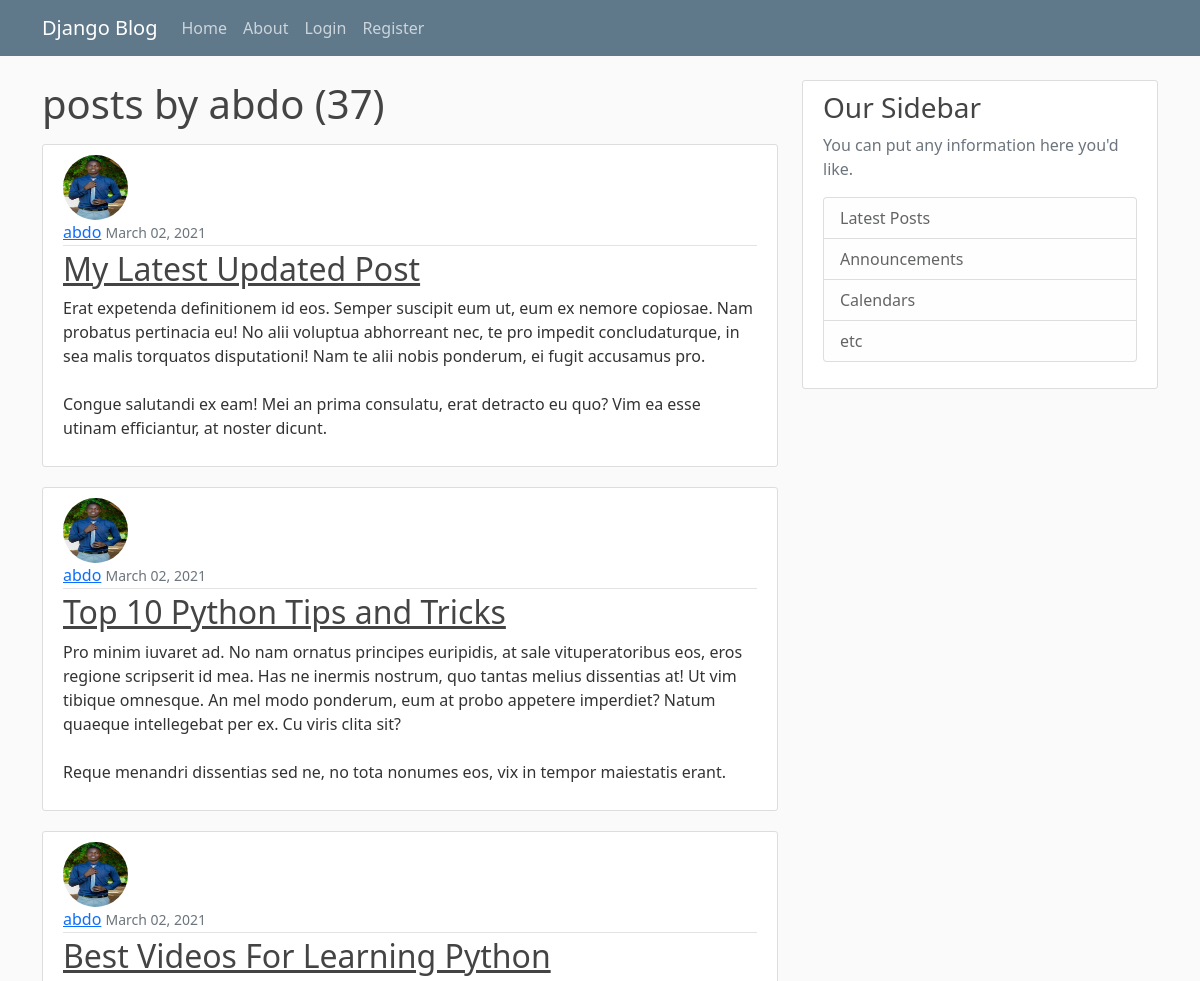
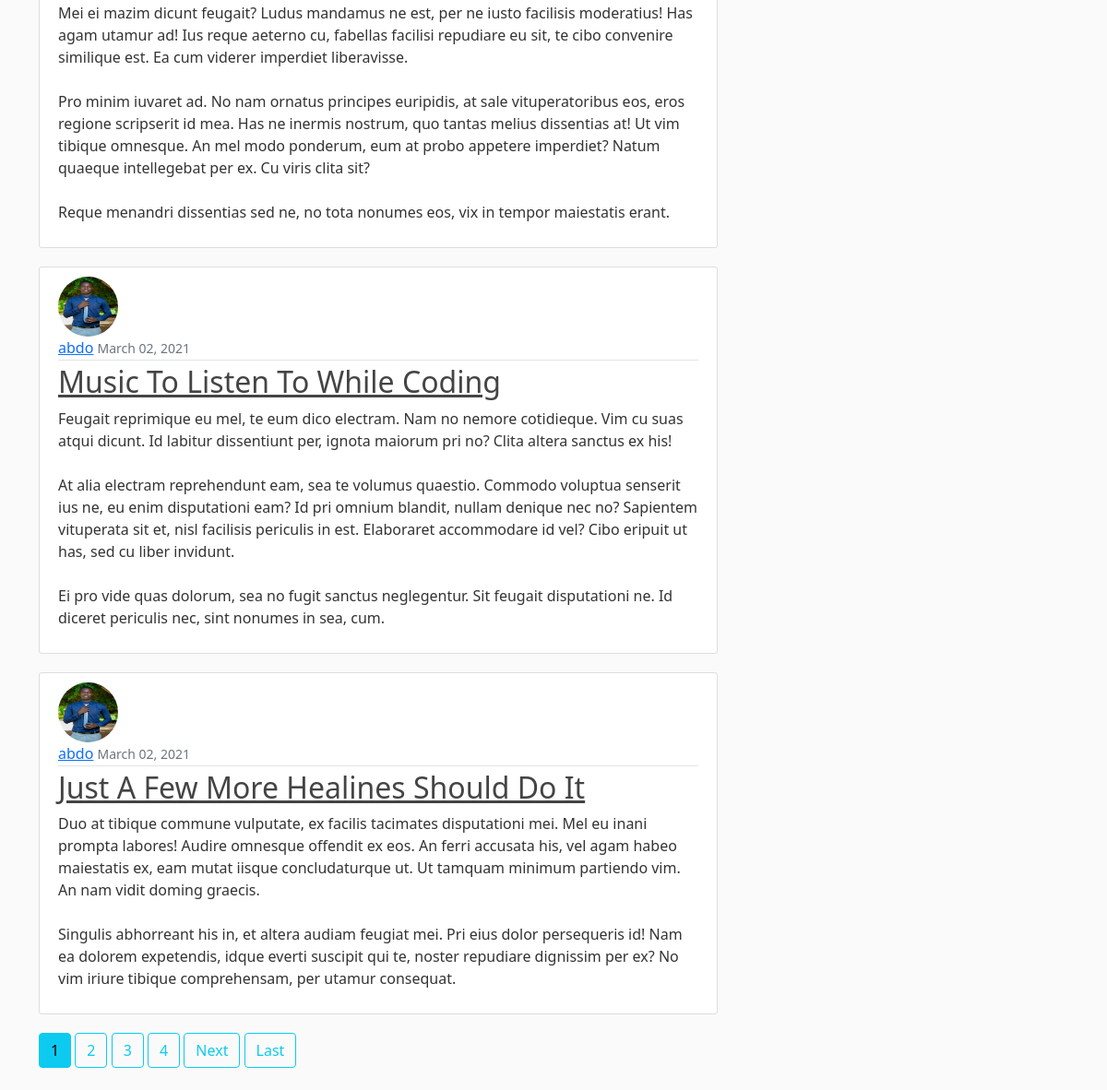
The app's page /user/abdo/, older data (2 pictures, top to bottom).
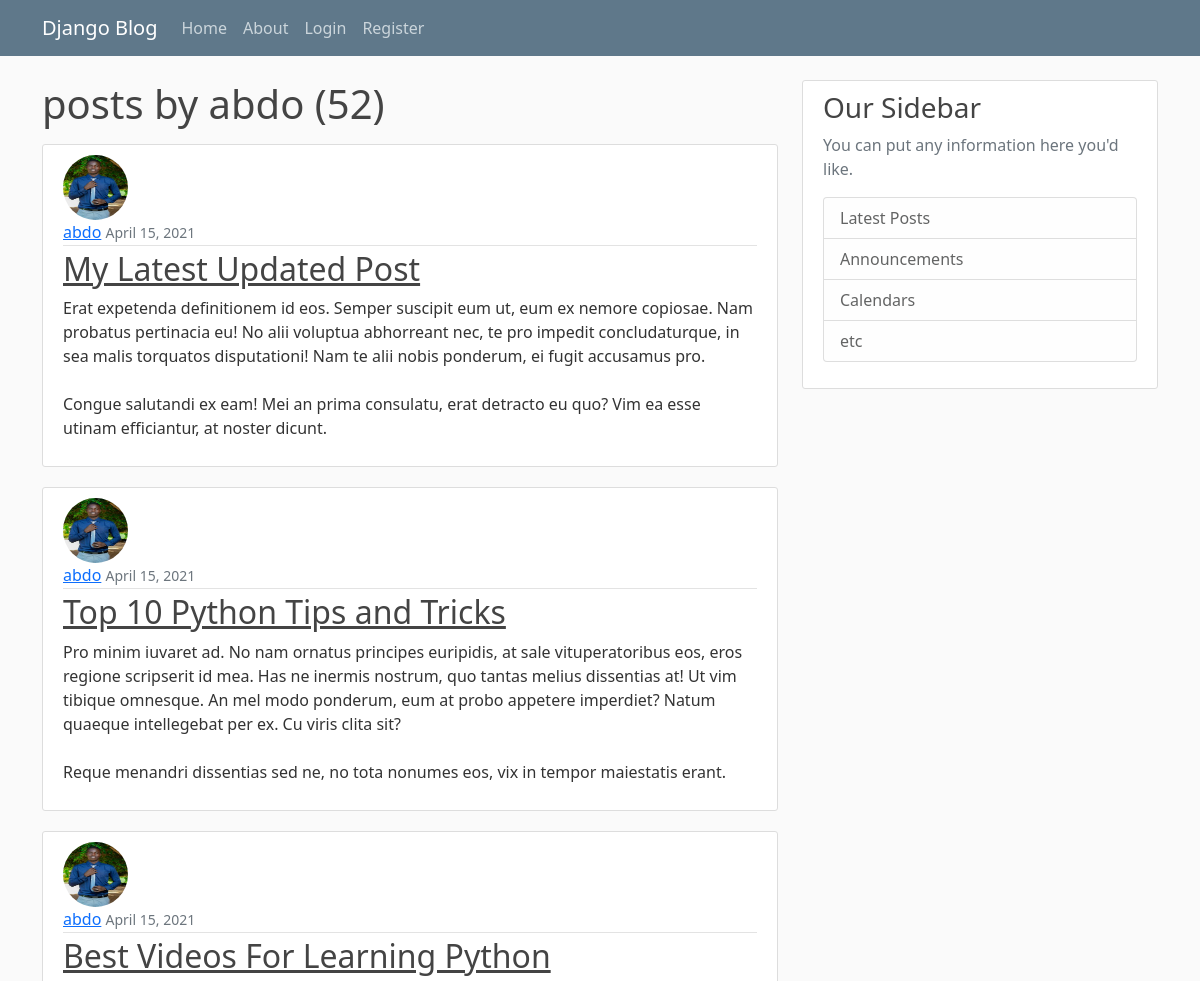
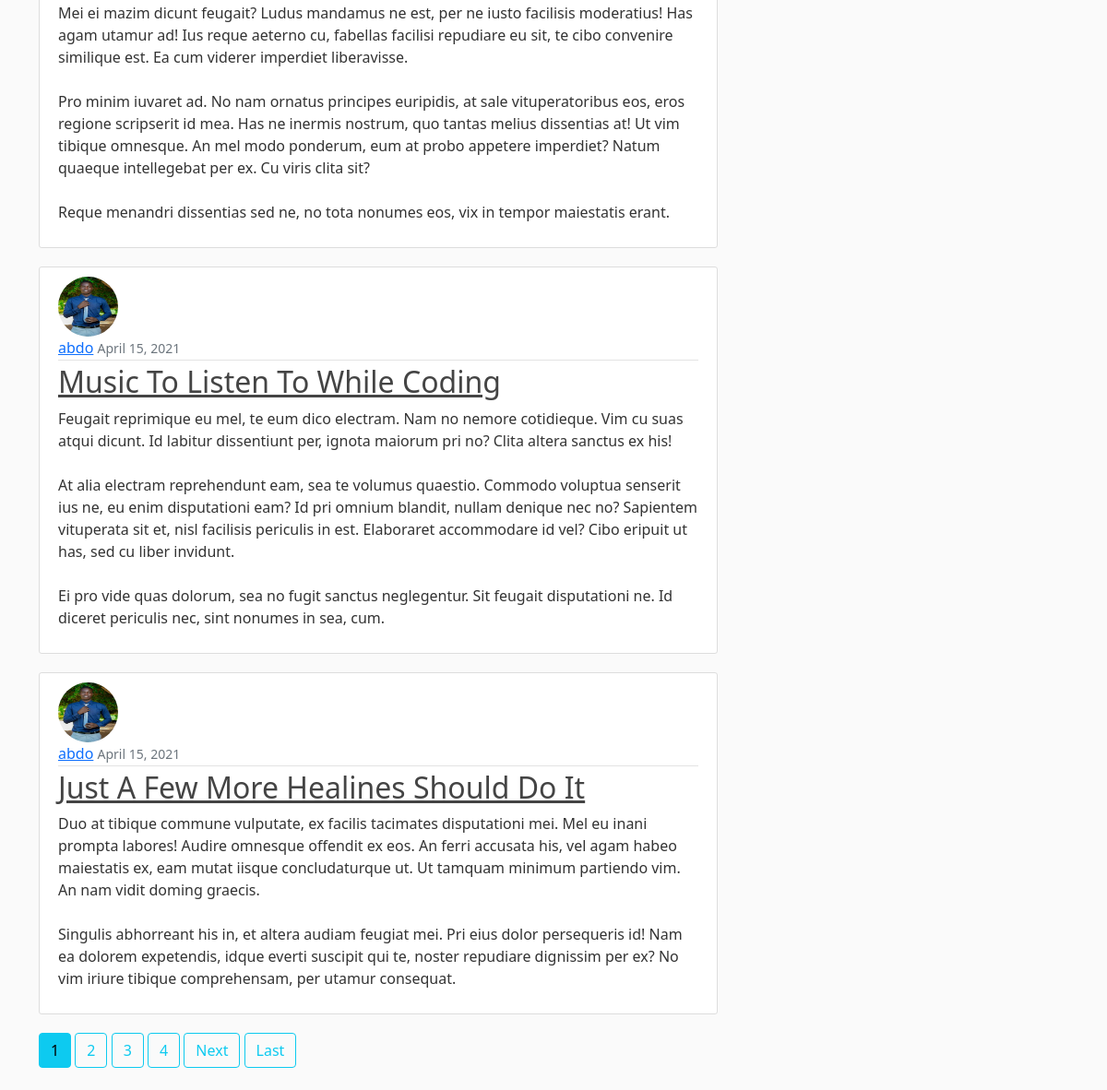
The same page, newer data (2 pictures, top to bottom).
### blog/models.py (models this page shows, shortened)
class Post(models.Model):
    title = models.CharField(max_length = 100)
    content = models.TextField()
    date_posted = models.DateTimeField(default=timezone.now)
    author = models.ForeignKey(User, on_delete = models.CASCADE, db_constraint=False)

### users/models.py (models this page shows, shortened)
class Profile(models.Model):
    user = models.OneToOneField(User, on_delete = models.CASCADE)
    image = models.ImageField(default = 'default.jpg', upload_to = 'profile_pics')

### blog/views.py (the view)
# urls.py: path('user/<str:username>/', UserPostListView.as_view(), name= "user-posts"),
class UserPostListView(ListView):
    model = Post
    template_name = 'blog/user_posts.html'
    context_object_name = 'posts'
    paginate_by = 5
    def get_queryset(self):
        user = get_object_or_404(User, username = self.kwargs.get('username'))
        return Post.objects.filter(author = user).order_by('-date_posted')

### blog/templates/blog/user_posts.html (shortened to what this page needs)
{% extends "blog/base.html" %}
{% block content %}
    <h1 class = "mb-3">posts by {{view.kwargs.username}} ({{ page_obj.paginator.count }})</h1>
    {% for post in posts %}
        <article class="media content-section">
            <img class = "rounded-circle article-img" src = "{{ post.author.profile.image.url }}">
            <div class="media-body">
            <div class="article-metadata">
                <a class="mr-2" href="{% url 'user-posts' post.author.username %}">{{ post.author }}</a>
                <small class="text-muted">{{ post.date_posted|date:"F d, Y" }}</small>
            </div>
            <h2><a class="article-title" href="{% url 'post-detail' post.id %}">{{ post.title }}</a></h2>
            <p class="article-content">{{ post.content }}</p>
            </div>
        </article>
    {% endfor %}
    {% if is_paginated %}
        {% for num in page_obj.paginator.page_range %}
            {% if page_obj.number == num %}
                <a class = "btn btn-info mb-4" href="?page={{ num }}">{{ num }}</a>
            {% elif num > page_obj.number|add:'-4' and num < page_obj.number|add:'4' %}
                <a class = "btn btn-outline-info mb-4" href="?page={{ num }}">{{ num }}</a>
            {% endif %}
        {% endfor %}
        {% if page_obj.has_next %}
            <a class = "btn btn-outline-info mb-4" href="?page={{ page_obj.next_page_number }}">Next</a>
            <a class = "btn btn-outline-info mb-4" href="?page={{ page_obj.paginator.num_pages }}">Last</a>
        {% endif %}
    {% endif %}
{% endblock %}

### blog/templates/blog/base.html (shortened to what this page needs)
{% load static %}
<!DOCTYPE html>
<html lang="en">
<head>
    <link href="https://cdn.jsdelivr.net/npm/bootstrap@5.0.0-beta1/dist/css/bootstrap.min.css" rel="stylesheet">
    <link rel="stylesheet" href={% static 'blog/main.css' %} >
</head>
<body>
    <header class="site-header">
        <nav class="navbar navbar-expand-md navbar-dark bg-steel fixed-top">
          <div class="container">
            <a class="navbar-brand mr-4" href="{% url 'blog-home' %}">Django Blog</a>
            <div class="collapse navbar-collapse" id="navbarToggle">
              <div class="navbar-nav mr-auto">
                <a class="nav-item nav-link" href="{% url 'blog-home' %}">Home</a>
                <a class="nav-item nav-link" href="{% url 'blog-about' %}">About</a>
              </div>
              <div class="navbar-nav">
                {% if user.is_authenticated %}
                  <a class="nav-item nav-link" href="{% url 'profile' %}">profile</a>
                  <a class="nav-item nav-link" href="{% url 'post-create' %}">New Post</a>
                  <a class="nav-item nav-link" href="{% url 'logout' %}">Logout</a>
                {% else %}
                  <a class="nav-item nav-link" href="{% url 'login' %}">Login</a>
                  <a class="nav-item nav-link" href="{% url 'register' %}">Register</a>
                {% endif %}
                </div>
            </div>
          </div>
        </nav>
      </header>
      <main role="main" class="container">
        <div class="row">
          <div class="col-md-8">
            {% block content %}{% endblock %}
          </div>
          <div class="col-md-4">
            <div class="content-section">
              <h3>Our Sidebar</h3>
              <p class='text-muted'>You can put any information here you'd like.
                <ul class="list-group">
                  <li class="list-group-item list-group-item-light">Latest Posts</li>
                  <li class="list-group-item list-group-item-light">Announcements</li>
                  <li class="list-group-item list-group-item-light">Calendars</li>
                  <li class="list-group-item list-group-item-light">etc</li>
                </ul>
              </p>
            </div>
          </div>
        </div>
      </main>
    </body>
</html>

### blog/static/blog/main.css (style rules this page uses)
body { background: #fafafa; color: #333333; margin-top: 5rem; }
h1, h2, h3, h4, h5, h6 { color: #444444; }
ul { margin: 0; }
.bg-steel { background-color: #5f788a; }
.site-header .navbar-nav .nav-link { color: #cbd5db; }
.content-section { background: #ffffff; padding: 10px 20px; border: 1px solid #dddddd; border-radius: 3px; margin-bottom: 20px; }
.article-title { color: #444444; }
.article-content { white-space: pre-line; }
.article-img { height: 65px; width: 65px; margin-right: 16px; }
.article-metadata { padding-bottom: 1px; margin-bottom: 4px; border-bottom: 1px solid #e3e3e3 }

Row changes from the older to the newer data that the page shows:
no longer on this page (row unchanged): Post: author.profile.image (picture), author "abdo", date_posted "March 02, 2021", title "My Latest Updated Post", content "Erat expetenda definitionem id eos. Semper suscipit eum ut, eum ex nemore copiosae. Nam probatus pertinacia eu! No alii voluptua abhorreant nec, te pro impedit concludaturque, in sea malis torquatos disputationi! Nam te alii nobis ponderum, ei fugit accusamus pro. Congue salutandi ex eam! Mei an prima consulatu, erat detracto eu quo? Vim ea esse utinam efficiantur, at noster dicunt."
no longer on this page (row unchanged): Post: author.profile.image (picture), author "abdo", date_posted "March 02, 2021", title "Top 10 Python Tips and Tricks", content "Pro minim iuvaret ad. No nam ornatus principes euripidis, at sale vituperatoribus eos, eros regione scripserit id mea. Has ne inermis nostrum, quo tantas melius dissentias at! Ut vim tibique omnesque. An mel modo ponderum, eum at probo appetere imperdiet? Natum quaeque intellegebat per ex. Cu viris clita sit? Reque menandri dissentias sed ne, no tota nonumes eos, vix in tempor maiestatis erant."
no longer on this page (row unchanged): Post: author.profile.image (picture), author "abdo", date_posted "March 02, 2021", title "Best Videos For Learning Python", content "Mei ei mazim dicunt feugait? Ludus mandamus ne est, per ne iusto facilisis moderatius! Has agam utamur ad! Ius reque aeterno cu, fabellas facilisi repudiare eu sit, te cibo convenire similique est. Ea cum viderer imperdiet liberavisse. Pro minim iuvaret ad. No nam ornatus principes euripidis, at sale vituperatoribus eos, eros regione scripserit id mea. Has ne inermis nostrum, quo tantas melius dissentias at! Ut vim tibique omnesque. An mel modo ponderum, eum at probo appetere imperdiet? Natum quaeque intellegebat per ex. Cu viris clita sit? Reque menandri dissentias sed ne, no tota nonumes eos, vix in tempor maiestatis erant."
no longer on this page (row unchanged): Post: author.profile.image (picture), author "abdo", date_posted "March 02, 2021", title "Music To Listen To While Coding", content "Feugait reprimique eu mel, te eum dico electram. Nam no nemore cotidieque. Vim cu suas atqui dicunt. Id labitur dissentiunt per, ignota maiorum pri no? Clita altera sanctus ex his! At alia electram reprehendunt eam, sea te volumus quaestio. Commodo voluptua senserit ius ne, eu enim disputationi eam? Id pri omnium blandit, nullam denique nec no? Sapientem vituperata sit et, nisl facilisis periculis in est. Elaboraret accommodare id vel? Cibo eripuit ut has, sed cu liber invidunt. Ei pro vide quas dolorum, sea no fugit sanctus neglegentur. Sit feugait disputationi ne. Id diceret periculis nec, sint nonumes in sea, cum."
no longer on this page (row unchanged): Post: author.profile.image (picture), author "abdo", date_posted "March 02, 2021", title "Just A Few More Healines Should Do It", content "Duo at tibique commune vulputate, ex facilis tacimates disputationi mei. Mel eu inani prompta labores! Audire omnesque offendit ex eos. An ferri accusata his, vel agam habeo maiestatis ex, eam mutat iisque concludaturque ut. Ut tamquam minimum partiendo vim. An nam vidit doming graecis. Singulis abhorreant his in, et altera audiam feugiat mei. Pri eius dolor persequeris id! Nam ea dolorem expetendis, idque everti suscipit qui te, noster repudiare dignissim per ex? No vim iriure tibique comprehensam, per utamur consequat."
added Post: author.profile.image (picture), author "abdo", date_posted "April 15, 2021", title "My Latest Updated Post", content "Erat expetenda definitionem id eos. Semper suscipit eum ut, eum ex nemore copiosae. Nam probatus pertinacia eu! No alii voluptua abhorreant nec, te pro impedit concludaturque, in sea malis torquatos disputationi! Nam te alii nobis ponderum, ei fugit accusamus pro. Congue salutandi ex eam! Mei an prima consulatu, erat detracto eu quo? Vim ea esse utinam efficiantur, at noster dicunt."
added Post: author.profile.image (picture), author "abdo", date_posted "April 15, 2021", title "Top 10 Python Tips and Tricks", content "Pro minim iuvaret ad. No nam ornatus principes euripidis, at sale vituperatoribus eos, eros regione scripserit id mea. Has ne inermis nostrum, quo tantas melius dissentias at! Ut vim tibique omnesque. An mel modo ponderum, eum at probo appetere imperdiet? Natum quaeque intellegebat per ex. Cu viris clita sit? Reque menandri dissentias sed ne, no tota nonumes eos, vix in tempor maiestatis erant."
added Post: author.profile.image (picture), author "abdo", date_posted "April 15, 2021", title "Best Videos For Learning Python", content "Mei ei mazim dicunt feugait? Ludus mandamus ne est, per ne iusto facilisis moderatius! Has agam utamur ad! Ius reque aeterno cu, fabellas facilisi repudiare eu sit, te cibo convenire similique est. Ea cum viderer imperdiet liberavisse. Pro minim iuvaret ad. No nam ornatus principes euripidis, at sale vituperatoribus eos, eros regione scripserit id mea. Has ne inermis nostrum, quo tantas melius dissentias at! Ut vim tibique omnesque. An mel modo ponderum, eum at probo appetere imperdiet? Natum quaeque intellegebat per ex. Cu viris clita sit? Reque menandri dissentias sed ne, no tota nonumes eos, vix in tempor maiestatis erant."
added Post: author.profile.image (picture), author "abdo", date_posted "April 15, 2021", title "Music To Listen To While Coding", content "Feugait reprimique eu mel, te eum dico electram. Nam no nemore cotidieque. Vim cu suas atqui dicunt. Id labitur dissentiunt per, ignota maiorum pri no? Clita altera sanctus ex his! At alia electram reprehendunt eam, sea te volumus quaestio. Commodo voluptua senserit ius ne, eu enim disputationi eam? Id pri omnium blandit, nullam denique nec no? Sapientem vituperata sit et, nisl facilisis periculis in est. Elaboraret accommodare id vel? Cibo eripuit ut has, sed cu liber invidunt. Ei pro vide quas dolorum, sea no fugit sanctus neglegentur. Sit feugait disputationi ne. Id diceret periculis nec, sint nonumes in sea, cum."
added Post: author.profile.image (picture), author "abdo", date_posted "April 15, 2021", title "Just A Few More Healines Should Do It", content "Duo at tibique commune vulputate, ex facilis tacimates disputationi mei. Mel eu inani prompta labores! Audire omnesque offendit ex eos. An ferri accusata his, vel agam habeo maiestatis ex, eam mutat iisque concludaturque ut. Ut tamquam minimum partiendo vim. An nam vidit doming graecis. Singulis abhorreant his in, et altera audiam feugiat mei. Pri eius dolor persequeris id! Nam ea dolorem expetendis, idque everti suscipit qui te, noster repudiare dignissim per ex? No vim iriure tibique comprehensam, per utamur consequat."
Text that changed along with them:
{{ page_obj.paginator.count }}: "37" → "52"
